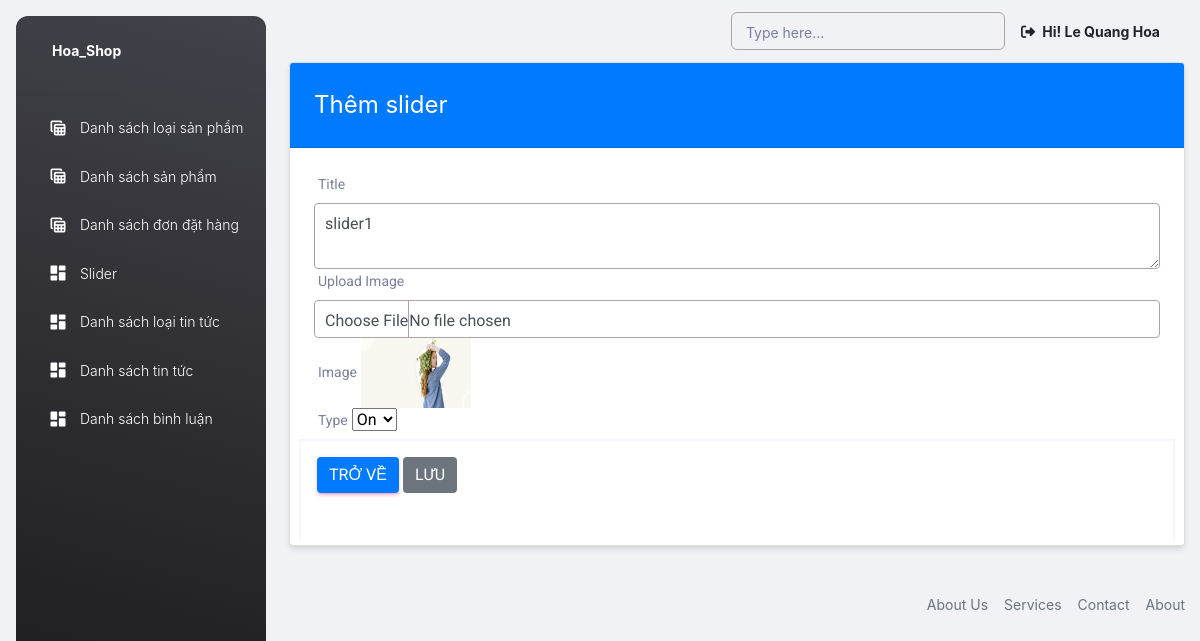
The app's page /admin/slider-edit.php?id=6 (signed in) with its own data.
### tables this page shows
CREATE TABLE `tbl_slider` (
  `id` int(11) UNSIGNED NOT NULL,
  `sliderName` varchar(255) NOT NULL,
  `sliderImage` varchar(255) NOT NULL,
  `type` tinyint(4) NOT NULL
);

### lib/database.php (called while the page is built, shortened)
<?php
class Database extends PDO
{
  public $host = DB_HOST;
  public $user = DB_USER;
  public $pass = DB_PASS;
  public $dbname = DB_NAME;
  public $link;
  private function connectDB()
  {
    $this->link = new mysqli(
      $this->host,
      $this->user,
      $this->pass,
      $this->dbname
    );
  }
  public function select($query)
  {
    $result = $this->link->query($query) or
      die($this->link->error . __LINE__);
    if ($result->num_rows > 0) {
      return $result;
    } else {
      return false;
    }
  }
}

### classes/category.php (called while the page is built, shortened)
<?php
$filepath = realpath(dirname(__FILE__));
include_once ($filepath . '/../lib/database.php');
?>
<?php
class category
{
	private $db;
	public function __construct()
	{
		$this->db = new Database();
	}
	public function getsliderbyId($id)
	{
		$query = "SELECT * FROM tbl_slider where id = '$id' ";
		$result = $this->db->select($query);
		return $result;
	}
}

### admin/slider-edit.php (the view, shortened to what this page needs)
<?php
include 'includes/header.php';
include '../classes/category.php';
?>
<?php
$cat = new category();
if (!isset($_GET['id']) || $_GET['id'] == null) {
    echo "<script>window.location='slider.php';</script>";
} else {
    $id = $_GET['id'];
}
?>
<div class="container">
    <div class="row">
        <div class="col-md-12">
            <div class="card">
                <div class="card-header bg-primary">
                    <span class="text-white fs-4">Thêm slider</span>
                </div>
                <div class="card-body">
                    <?php $list = $cat->getsliderbyId($id);
                    if ($list) {
                        while ($result = $list->fetch_assoc()) { ?>
                            <form action="" method="post" enctype="multipart/form-data">
                                <div class="row">
                                    <div class="col-md-12">
                                        <label for="title">Title</label>
                                        <textarea id="title" name="title" type="text"
                                            class="form-control"><?= $result['sliderName'] ?></textarea>
                                    </div>
                                    <div class="col-md-12">
                                        <label for="image">Upload Image</label>
                                        <input id="image" name="image" type="file" class="form-control">
                                        <label for="">Image</label>
                                        <img style="height:70px; width:110px;" src="../uploads/<?= $result['sliderImage'] ?>"
                                            alt="">
                                    </div>
                                    <div class="col-md-6">
                                        <label for="">Type</label>
                                        <select name="type" id="">
                                            <option value="1" <?php echo ($result['type'] == 1) ? 'selected' : ''; ?>>On</option>
                                        </select>
                                    </div>
                                    <div class="ct-example"
                                        style="position: relative;border: 2px solid #f5f7ff !important;border-bottom: none !important;padding: 1rem 1rem 2rem 1rem;margin-bottom: -1.25rem;">
                                        <a href="slider.php" class="btn btn-primary">Trở về</a>
                                        <button name="submit" class="btn btn-icon btn-3 btn-secondary" type="submit">
                                            <span class="btn-inner--text">Lưu</span>
                                        </button>
                                    </div>
                                </div>
                            </form>
                        <?php }
                    } ?>
                </div>
            </div>
        </div>
    </div>
</div>
<?php include 'includes/footer.php' ?>

### admin/includes/header.php (style rules this page uses)
.form-control { border: 1px solid #b3a1a1 !important; padding: 8px 10px; }

### records on screen
tbl_slider: title "slider1", sliderImage (picture), type "On"

### other values on screen
Session::get('adminName') "Le Quang Hoa"
